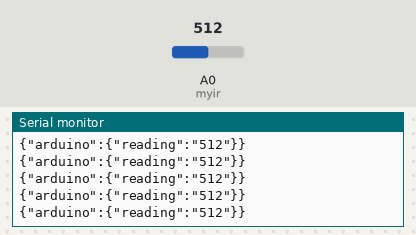
Simulated run of this sketch. Board: Arduino Uno, built with avr-gcc and run on an emulated ATmega328P. Shown: the last lines printed to the serial monitor. The inputs (shaded band) are chosen by the test bench; at power-on: A0 (myir) = 512.

Above: at 1.2 s.
1.3 s: A0 (myir) set to 716
At 1.41 s:
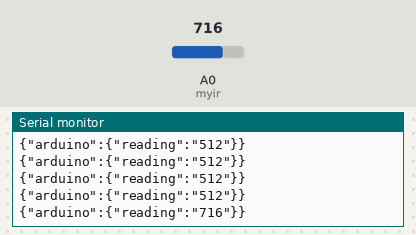
2.8 s: A0 (myir) set to 900
At 2.82 s:
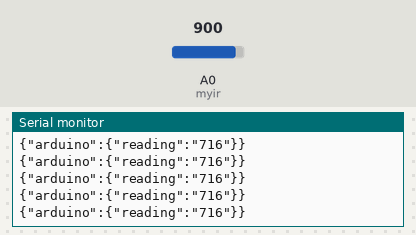
Timing chart, 0 to 5.8 s (numbered marks = the images above; inputs shaded):
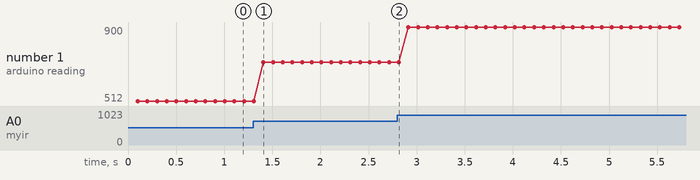

Measured:
- after the input at 1.3 s, the serial monitor: prints a new line after 0.11 s (image 1)
- plotted number 1: 512 → 716 after the input at 1.3 s, 716 → 900 after the input at 2.8 s

The sketch:

_16_arduSerie_sketch_04_Ir_Test.ino
```cpp
// (licence header left out)
int reading;

int myir = 0;

void setup()
{
  Serial.begin(115200);
  pinMode(myir, OUTPUT);
}

void loop()
{
  reading = analogRead(myir);
  delay(100);
  Serial.print("{\"arduino\":{\"reading\":\"");
  Serial.print(reading);
  Serial.println("\"}}");

  //{"arduino":{"reading":"148"}}

}
```
